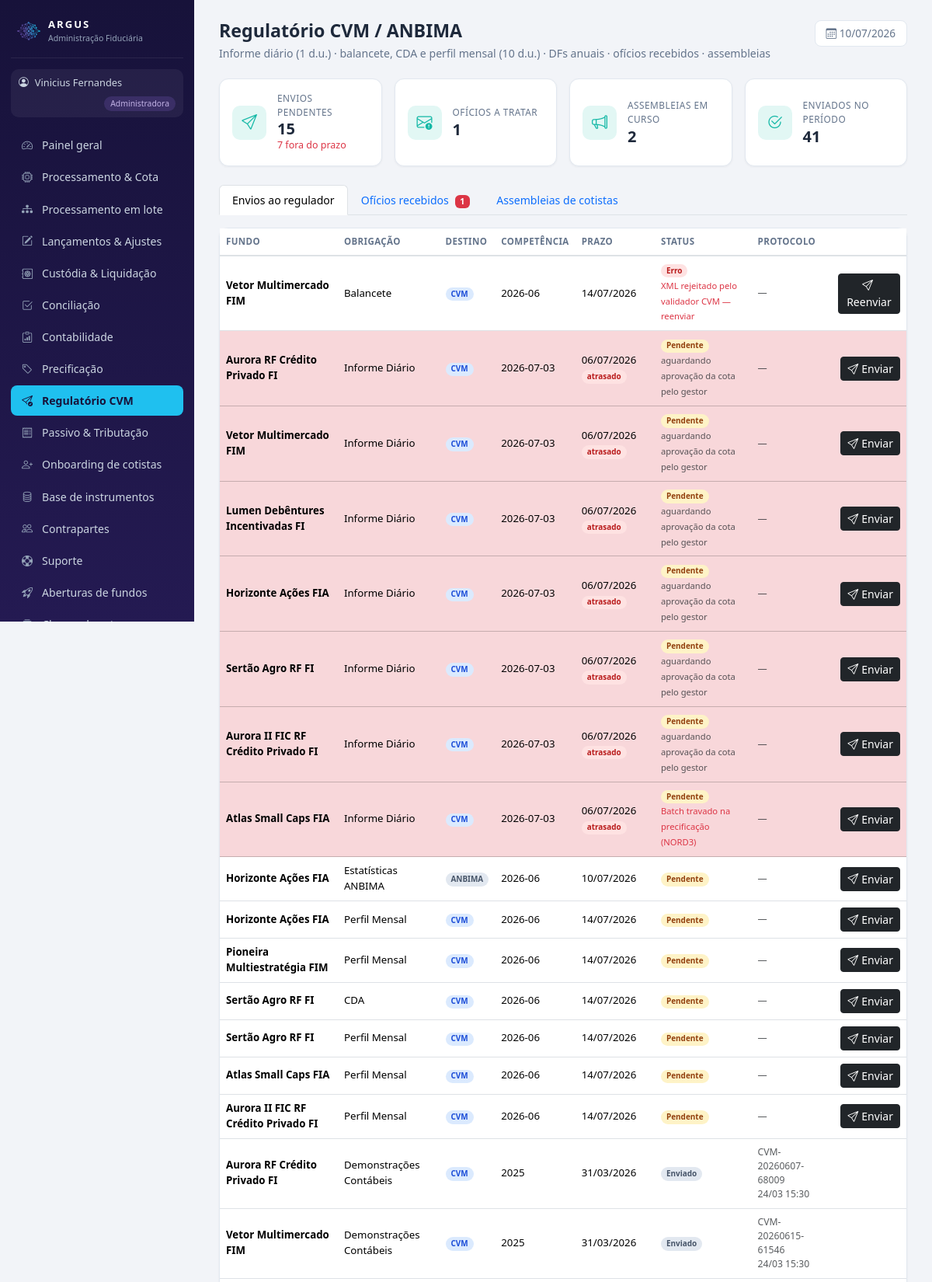
The app's page /admin/regulatorio.php (signed in, upper part) with its own data.
### tables this page shows
CREATE TABLE usuarios (
  id INT AUTO_INCREMENT PRIMARY KEY,
  nome VARCHAR(100) NOT NULL,
  email VARCHAR(120) NOT NULL UNIQUE,
  senha VARCHAR(255) NOT NULL,         
  perfil ENUM('admin','gestor','custodia') NOT NULL,   
  fundo_id INT NULL,
  gestora VARCHAR(150) NULL,
  telefone VARCHAR(30) NULL,
  kyc_status VARCHAR(20) DEFAULT 'Pendente',
  criado_em DATETIME DEFAULT CURRENT_TIMESTAMP
);

CREATE TABLE envios_regulatorios (
  id INT AUTO_INCREMENT PRIMARY KEY,
  fundo_id INT NOT NULL,
  destino ENUM('CVM','ANBIMA') NOT NULL,
  tipo VARCHAR(60) NOT NULL,                 
  competencia VARCHAR(10) NOT NULL,          
  prazo DATE NULL,                           
  status ENUM('Enviado','Pendente','Erro','Aguardando cota') DEFAULT 'Pendente',
  protocolo VARCHAR(40) NULL,
  enviado_em DATETIME NULL,
  mensagem VARCHAR(300) NULL,
  FOREIGN KEY (fundo_id) REFERENCES fundos(id)
);

CREATE TABLE fundos (
  id INT AUTO_INCREMENT PRIMARY KEY,
  nome VARCHAR(150) NOT NULL,
  cnpj VARCHAR(20),
  classe VARCHAR(50),                  
  publico_alvo VARCHAR(60),            
  condominio VARCHAR(20) DEFAULT 'Aberto',
  status VARCHAR(30) DEFAULT 'Ativo',  
  gestora VARCHAR(120),
  benchmark VARCHAR(30) DEFAULT 'CDI',
  tributacao VARCHAR(20) DEFAULT 'Longo Prazo',    
  provisao_despesas DECIMAL(18,2) DEFAULT 0,       
  tipo_fundo VARCHAR(10) DEFAULT 'FIF',            
  master_id INT DEFAULT NULL,                      
  taxa_adm DECIMAL(8,6) DEFAULT 0.0008,       
  taxa_gestao DECIMAL(8,6) DEFAULT 0.007,
  taxa_performance DECIMAL(8,6) DEFAULT 0,    
  caixa_atual DECIMAL(18,2) DEFAULT 0,
  pl_atual DECIMAL(18,2) DEFAULT 0,
  cota_atual DECIMAL(18,8) DEFAULT 1,
  data_abertura DATE
);

### includes/auth.php (called while the page is built, shortened)
<?php
function usuario() {
    return $_SESSION['usuario'] ?? null;
}
function exigir_perfil(string ...$perfis): array {
    global $pdo;
    $u = usuario();
    if ($u && isset($pdo)) {
        $st = $pdo->prepare('SELECT * FROM usuarios WHERE id = ? AND perfil = ?');
        $st->execute([$u['id'], $u['perfil']]);
        $atual = $st->fetch();
        if (!$atual) { logout_usuario(); $u = null; }
        else { $_SESSION['usuario'] = $u = $atual; }
    }
    return $u;
}
function base_url(): string {
    return defined('BASE_URL') ? BASE_URL : '../';
}

### admin/regulatorio.php (the view, shortened to what this page needs)
<?php
require_once __DIR__ . '/../config/db.php';
require_once __DIR__ . '/../includes/auth.php';
require_once __DIR__ . '/../includes/layout.php';
$u = exigir_perfil('admin');
$envios = $pdo->query("SELECT e.*, f.nome fundo_nome FROM envios_regulatorios e JOIN fundos f ON f.id=e.fundo_id
                       ORDER BY FIELD(e.status,'Erro','Aguardando cota','Pendente','Enviado'), e.prazo, e.fundo_id")->fetchAll();
$pendEnvios = array_filter($envios, fn($e) => $e['status'] !== 'Enviado');
$atrasados = array_filter($pendEnvios, fn($e) => $e['prazo'] && $e['prazo'] < date('Y-m-d'));
$oficios = $pdo->query("SELECT o.*, f.nome fundo_nome FROM oficios_cvm o LEFT JOIN fundos f ON f.id=o.fundo_id
                        ORDER BY FIELD(o.status,'Recebido','Em resposta','Respondido','Ciente'), o.recebido_em DESC")->fetchAll();
$oficiosAbertos = array_filter($oficios, fn($o) => in_array($o['status'], ['Recebido', 'Em resposta'], true));
$assembleias = $pdo->query("SELECT a.*, f.nome fundo_nome FROM assembleias a JOIN fundos f ON f.id=a.fundo_id
                            ORDER BY FIELD(a.status,'Solicitada','Convocada','Realizada','Cancelada'), a.criado_em DESC")->fetchAll();
page_start('Regulatório CVM / ANBIMA', 'Regulatório CVM', $u,
    'Informe diário (1 d.u.) · balancete, CDA e perfil mensal (10 d.u.) · DFs anuais · ofícios recebidos · assembleias');
?>
<div class="row row-cols-2 row-cols-md-4 g-3 mb-4">
  <?= kpi('Envios pendentes', (string)count($pendEnvios), 'bi-send',
          count($atrasados) ? '<span class="text-danger">' . count($atrasados) . ' fora do prazo</span>' : 'dentro dos prazos') ?>
  <?= kpi('Ofícios a tratar', (string)count($oficiosAbertos), 'bi-envelope-exclamation') ?>
  <?= kpi('Assembleias em curso', (string)count(array_filter($assembleias, fn($a) => in_array($a['status'], ['Solicitada', 'Convocada'], true))), 'bi-megaphone') ?>
  <?= kpi('Enviados no período', (string)count(array_filter($envios, fn($e) => $e['status'] === 'Enviado')), 'bi-check2-circle') ?>
</div>
<ul class="nav nav-tabs mb-3" role="tablist" style="font-size:.88rem">
  <li class="nav-item"><button class="nav-link active" data-bs-toggle="tab" data-bs-target="#aba-envios">Envios ao regulador</button></li>
  <li class="nav-item"><button class="nav-link" data-bs-toggle="tab" data-bs-target="#aba-oficios">Ofícios recebidos <?= $oficiosAbertos ? '<span class="badge text-bg-danger ms-1">' . count($oficiosAbertos) . '</span>' : '' ?></button></li>
  <li class="nav-item"><button class="nav-link" data-bs-toggle="tab" data-bs-target="#aba-assembleias">Assembleias de cotistas</button></li>
</ul>
<div class="tab-content">
  <div class="tab-pane fade show active" id="aba-envios">
    <div class="card">
      <div class="card-body p-0">
        <table class="table table-hover align-middle mb-0" style="font-size:.83rem">
          <thead><tr><th>Fundo</th><th>Obrigação</th><th>Destino</th><th>Competência</th><th>Prazo</th><th>Status</th><th>Protocolo</th><th></th></tr></thead>
          <tbody>
          <?php foreach ($envios as $e):
              $atrasado = $e['status'] !== 'Enviado' && $e['prazo'] && $e['prazo'] < date('Y-m-d'); ?>
            <tr class="<?= $atrasado ? 'table-danger' : '' ?>">
              <td><b><?= e_html($e['fundo_nome']) ?></b></td>
              <td><?= e_html($e['tipo']) ?></td>
              <td><?= badge($e['destino'], $e['destino'] === 'CVM' ? 'info' : 'secondary') ?></td>
              <td><?= e_html($e['competencia']) ?></td>
              <td><?= data_br($e['prazo']) ?> <?= $atrasado ? badge('atrasado', 'danger') : '' ?></td>
              <td><?= badge_status($e['status'] === 'Aguardando cota' ? 'Pendente' : $e['status']) ?>
                <?= $e['status'] === 'Aguardando cota' ? '<br><span class="text-muted" style="font-size:.7rem">aguardando aprovação da cota pelo gestor</span>' : '' ?>
                <?= $e['mensagem'] ? '<br><span class="text-danger" style="font-size:.7rem">' . e_html($e['mensagem']) . '</span>' : '' ?></td>
              <td class="text-muted" style="font-size:.76rem"><?= e_html($e['protocolo'] ?? '—') ?>
                <?= $e['enviado_em'] ? '<br>' . date('d/m H:i', strtotime($e['enviado_em'])) : '' ?></td>
              <td class="text-end">
                <?php if ($e['status'] !== 'Enviado'): ?>
                  <form method="post"><?= csrf_campo() ?><input type="hidden" name="enviar" value="<?= (int)$e['id'] ?>">
                    <button class="btn btn-sm btn-dark"><i class="bi bi-send me-1"></i><?= $e['status'] === 'Erro' ? 'Reenviar' : 'Enviar' ?></button></form>
                <?php endif; ?>
              </td>
            </tr>
          <?php endforeach; ?>
          </tbody>
        </table>
      </div>
    </div>
  </div>
</div>
<?php page_end();

### includes/layout.php (shortened to what this page needs)
<?php
require_once __DIR__ . '/helpers.php';
function menu_itens(array $u): array {
    $b = base_url();
    if ($u['perfil'] === 'admin') {
        return [
            ['Painel geral',        $b.'admin/index.php',          'bi-speedometer2'],
            ['Processamento & Cota', $b.'admin/processamento.php', 'bi-cpu'],
            ['Processamento em lote', $b.'admin/batch.php',        'bi-diagram-3-fill'],
            ['Lançamentos & Ajustes', $b.'admin/lancamentos.php',  'bi-pencil-square'],
            ['Custódia & Liquidação', $b.'admin/custodia.php',     'bi-safe2'],
            ['Conciliação',         $b.'admin/conciliacao.php',    'bi-check2-square'],
            ['Contabilidade',       $b.'admin/contabilidade.php',  'bi-clipboard-data'],
            ['Precificação',        $b.'admin/precificacao.php',   'bi-tag'],
            ['Regulatório CVM',     $b.'admin/regulatorio.php',    'bi-send-check'],
            ['Passivo & Tributação', $b.'admin/passivo.php',       'bi-receipt'],
            ['Onboarding de cotistas', $b.'admin/onboarding_cotista.php', 'bi-person-plus'],
            ['Base de instrumentos', $b.'admin/ativos.php',        'bi-database'],
            ['Contrapartes',        $b.'admin/contrapartes.php',   'bi-people'],
            ['Suporte',             $b.'admin/tickets.php',        'bi-life-preserver'],
            ['Aberturas de fundos', $b.'admin/aberturas.php',      'bi-rocket-takeoff'],
            ['Classes de cotas',    $b.'admin/classes.php',        'bi-collection'],
            ['Classes & Subclasses', $b.'admin/subclasses.php',    'bi-diagram-3'],
            ['FIP / Private Equity', $b.'admin/fip.php',           'bi-building-gear'],
            ['Carteiras',           $b.'admin/carteiras.php',      'bi-collection'],
            ['Pendências',          $b.'admin/pendencias.php',     'bi-list-task'],
            ['IA · Fraude',         $b.'admin/fraude.php',         'bi-shield-exclamation'],
            ['Repasses',            $b.'admin/repasses.php',       'bi-cash-stack'],
            ['Fundos & Clientes',   $b.'admin/fundos.php',         'bi-folder-plus'],
        ];
    }
    global $pdo;
    $itens = [
        ['Visão geral',       $b.'gestor/index.php',        'bi-speedometer2'],
        ['Aprovação de cota', $b.'gestor/cotas.php',        'bi-clipboard-check'],
        ['Boletar operação',  $b.'gestor/boletas.php',      'bi-receipt-cutoff'],
        ['Catálogo de ativos', $b.'gestor/ativos.php',      'bi-database'],
        ['Carteira',          $b.'gestor/carteira.php',     'bi-pie-chart'],
        ['Caixa & Fluxo',     $b.'gestor/caixa.php',        'bi-wallet2'],
        ['Cotistas',          $b.'gestor/cotistas.php',     'bi-people'],
        ['Acessos de cotistas', $b.'gestor/acessos.php',    'bi-key'],
        ['Performance',       $b.'gestor/performance.php',  'bi-graph-up-arrow'],
        ['Relatórios',        $b.'gestor/relatorios.php',   'bi-file-earmark-text'],
        ['Enquadramento',     $b.'gestor/enquadramento.php','bi-check-circle'],
        ['Assembleias',       $b.'gestor/assembleias.php',  'bi-megaphone'],
        ['Comunicados',       $b.'gestor/comunicados.php',  'bi-chat-left-text'],
        ['Chamados de cotistas', $b.'gestor/chamados_cotistas.php', 'bi-chat-dots'],
        ['Equipe do fundo',   $b.'gestor/equipe.php',       'bi-people-fill'],
        ['Criar fundo',       $b.'gestor/novo_fundo.php',   'bi-plus-square'],
        ['Suporte',           $b.'gestor/tickets.php',      'bi-life-preserver'],
    ];
    $livres = ['Equipe do fundo', 'Criar fundo', 'Suporte'];
    $fundo = fundo_do_usuario($pdo, $u);
    $fid = (int)$fundo['id'];
    $principal = eh_principal($pdo, $u, $fid);
    $mapa = permissao_de_menu();
    return array_values(array_filter($itens, function ($it) use ($mapa, $principal, $pdo, $u, $fid, $livres) {
        if (in_array($it[0], $livres, true)) return true;
        $req = $mapa[$it[0]] ?? null;
        if ($req === null) return true;
        if ($req === '__principal__') return $principal;
        return $principal || pode($pdo, $u, $fid, $req);
    }));
}
function page_start(string $titulo, string $ativo, array $u, string $subtitulo = ''): void {
    $b = base_url();
    $perfilRotulo = ['admin' => 'Administradora', 'gestor' => 'Gestor', 'custodia' => 'Custodiante'][$u['perfil']] ?? $u['perfil'];
    $perfilCor    = ['admin' => 'gold', 'gestor' => 'teal'][$u['perfil']] ?? 'blue';
    ?><!DOCTYPE html>
<html lang="pt-BR">
<head>
<link href="https://cdn.jsdelivr.net/npm/bootstrap@5.3.3/dist/css/bootstrap.min.css" rel="stylesheet">
<link href="https://cdn.jsdelivr.net/npm/bootstrap-icons@1.11.3/font/bootstrap-icons.min.css" rel="stylesheet">
<link href="https://cdn.jsdelivr.net/npm/flatpickr@4.6.13/dist/flatpickr.min.css" rel="stylesheet">
<link href="<?= $b ?>assets/css/style.css" rel="stylesheet">
</head>
<body>
<div class="app-wrap">
  <aside class="sidebar">
    <div class="brand">
      <img src="<?= $b ?>assets/favicon.png" class="brand-mark" alt="Argus">
      <div>
        <div class="brand-name">ARGUS</div>
        <div class="brand-sub">Administração Fiduciária</div>
      </div>
    </div>
    <div class="perfil-chip chip-<?= $perfilCor ?>">
      <i class="bi bi-person-circle"></i> <?= e_html($u['nome']) ?>
      <span><?= $perfilRotulo ?></span>
    </div>
    <nav class="menu">
      <?php foreach (menu_itens($u) as [$rotulo, $href, $icone]): ?>
        <a href="<?= $href ?>" class="<?= $rotulo === $ativo ? 'ativo' : '' ?>">
          <i class="bi <?= $icone ?>"></i> <?= e_html($rotulo) ?>
        </a>
      <?php endforeach; ?>
    </nav>
  </aside>
  <main class="conteudo">
    <div class="titulo-pagina">
      <div>
        <h1><?= e_html($titulo) ?></h1>
        <?php if ($subtitulo): ?><p class="subtitulo"><?= $subtitulo ?></p><?php endif; ?>
      </div>
      <div class="data-ref"><i class="bi bi-calendar3"></i> <?= date('d/m/Y') ?></div>
    </div>
<?php
}
function page_end(): void {
    ?>
  </main>
</div>
</body>
</html><?php
}
function kpi(string $rotulo, string $valor, string $icone = 'bi-graph-up', string $extra = ''): string {
    return '<div class="col"><div class="kpi-card">
        <div class="kpi-icone"><i class="bi ' . $icone . '"></i></div>
        <div><div class="kpi-rotulo">' . e_html($rotulo) . '</div>
        <div class="kpi-valor">' . $valor . '</div>' . ($extra ? '<div class="kpi-extra">' . $extra . '</div>' : '') . '</div>
    </div></div>';
}

### includes/helpers.php (shortened to what this page needs)
<?php
function e_html($s): string { return htmlspecialchars((string)$s, ENT_QUOTES, 'UTF-8'); }
function badge(string $texto, string $cor): string {
    return '<span class="badge badge-soft-' . $cor . '">' . e_html($texto) . '</span>';
}
function badge_status(string $s): string {
    $map = [
        'OK' => 'success', 'Ativo' => 'success', 'Ativa' => 'success', 'Conciliado' => 'success', 'Concluída' => 'success',
        'Pago' => 'success', 'Aprovado' => 'success', 'Respondido' => 'success', 'Reenquadrado' => 'success',
        'Resolvido' => 'success', 'Encerrado' => 'secondary', 'Encerrada' => 'secondary', 'Falso positivo' => 'secondary',
        'Pendente' => 'warning', 'Em andamento' => 'warning', 'Em abertura' => 'warning',
        'Em análise' => 'warning', 'Em revisão' => 'warning', 'Apurado' => 'warning', 'Rodando' => 'info',
        'Instruído' => 'info', 'Aberto' => 'info', 'Em aberto' => 'warning',
        'Erro' => 'danger', 'Divergente' => 'danger', 'Escalado' => 'danger',
        'Alta' => 'danger', 'Média' => 'warning', 'Baixa' => 'secondary',
        'Timing' => 'info', 'Suspeita' => 'danger',
    ];
    return badge($s, $map[$s] ?? 'secondary');
}
function data_br($d): string {
    return date('d/m/Y', strtotime($d));
}

### records on screen
usuarios: nome "Vinicius Fernandes", perfil "Administradora"
envios_regulatorios: fundo.nome "Vetor Multimercado FIM", tipo "Balancete", destino "CVM Erro", competencia "2026-06", prazo "14/07/2026", mensagem "XML rejeitado pelo validador CVM — reenviar", protocolo "—", status "Reenviar"
envios_regulatorios: fundo.nome "Aurora RF Crédito Privado FI", tipo "Informe Diário", destino "CVM atrasado Pendente", competencia "2026-07-03", prazo "06/07/2026", status "aguardando aprovação da cota pelo gestor", protocolo "—"
envios_regulatorios: fundo.nome "Vetor Multimercado FIM", tipo "Informe Diário", destino "CVM atrasado Pendente", competencia "2026-07-03", prazo "06/07/2026", status "aguardando aprovação da cota pelo gestor", protocolo "—"
envios_regulatorios: fundo.nome "Lumen Debêntures Incentivadas FI", tipo "Informe Diário", destino "CVM atrasado Pendente", competencia "2026-07-03", prazo "06/07/2026", status "aguardando aprovação da cota pelo gestor", protocolo "—"
envios_regulatorios: fundo.nome "Horizonte Ações FIA", tipo "Informe Diário", destino "CVM atrasado Pendente", competencia "2026-07-03", prazo "06/07/2026", status "aguardando aprovação da cota pelo gestor", protocolo "—"
envios_regulatorios: fundo.nome "Sertão Agro RF FI", tipo "Informe Diário", destino "CVM atrasado Pendente", competencia "2026-07-03", prazo "06/07/2026", status "aguardando aprovação da cota pelo gestor", protocolo "—"
envios_regulatorios: fundo.nome "Aurora II FIC RF Crédito Privado FI", tipo "Informe Diário", destino "CVM atrasado Pendente", competencia "2026-07-03", prazo "06/07/2026", status "aguardando aprovação da cota pelo gestor", protocolo "—"
envios_regulatorios: fundo.nome "Atlas Small Caps FIA", tipo "Informe Diário", destino "CVM atrasado Pendente", competencia "2026-07-03", prazo "06/07/2026", mensagem "Batch travado na precificação (NORD3)", protocolo "—", status "Enviar"
envios_regulatorios: fundo.nome "Horizonte Ações FIA", tipo "Estatísticas ANBIMA", destino "ANBIMA Pendente", competencia "2026-06", prazo "10/07/2026", protocolo "—", status "Enviar"
envios_regulatorios: fundo.nome "Horizonte Ações FIA", tipo "Perfil Mensal", destino "CVM Pendente", competencia "2026-06", prazo "14/07/2026", protocolo "—", status "Enviar"
envios_regulatorios: fundo.nome "Pioneira Multiestratégia FIM", tipo "Perfil Mensal", destino "CVM Pendente", competencia "2026-06", prazo "14/07/2026", protocolo "—", status "Enviar"
envios_regulatorios: fundo.nome "Sertão Agro RF FI", tipo "CDA", destino "CVM Pendente", competencia "2026-06", prazo "14/07/2026", protocolo "—", status "Enviar"
envios_regulatorios: fundo.nome "Sertão Agro RF FI", tipo "Perfil Mensal", destino "CVM Pendente", competencia "2026-06", prazo "14/07/2026", protocolo "—", status "Enviar"
envios_regulatorios: fundo.nome "Atlas Small Caps FIA", tipo "Perfil Mensal", destino "CVM Pendente", competencia "2026-06", prazo "14/07/2026", protocolo "—", status "Enviar"
envios_regulatorios: fundo.nome "Aurora II FIC RF Crédito Privado FI", tipo "Perfil Mensal", destino "CVM Pendente", competencia "2026-06", prazo "14/07/2026", protocolo "—", status "Enviar"
envios_regulatorios: fundo.nome "Aurora RF Crédito Privado FI", tipo "Demonstrações Contábeis", destino "CVM Enviado", competencia "2025", prazo "31/03/2026", protocolo "CVM-20260607-68009", enviado_em "24/03 15:30"
envios_regulatorios: fundo.nome "Vetor Multimercado FIM", tipo "Demonstrações Contábeis", destino "CVM Enviado", competencia "2025", prazo "31/03/2026", protocolo "CVM-20260615-61546", enviado_em "24/03 15:30"

### other values on screen
e_html($rotulo) "Painel geral"
e_html($rotulo) "Processamento & Cota"
e_html($rotulo) "Processamento em lote"
e_html($rotulo) "Lançamentos & Ajustes"
e_html($rotulo) "Custódia & Liquidação"
e_html($rotulo) "Conciliação"
e_html($rotulo) "Contabilidade"
e_html($rotulo) "Precificação"
e_html($rotulo) "Regulatório CVM"
e_html($rotulo) "Passivo & Tributação"
e_html($rotulo) "Onboarding de cotistas"
e_html($rotulo) "Base de instrumentos"
e_html($rotulo) "Contrapartes"
e_html($rotulo) "Suporte"
e_html($rotulo) "Aberturas de fundos"
